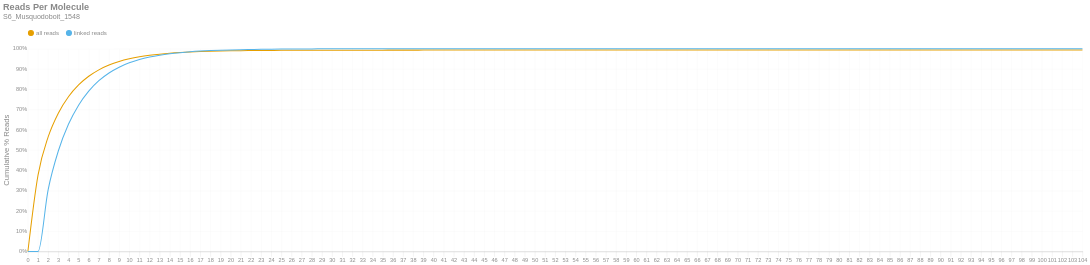

Here is the notebook cell this chart was saved with:
### Markdown cell above
### Reads per Molecule
This chart shows the cumulative distribution of the number of reads per linked molecule. That is, how many alignments are associated with a unique molecule. This excludes the number of reads associated with invalid or absent linked-read barcodes. The `linked` histogram is the percentages recalculated when disregarding singletons.

### Code cell
if SKIPLR:
    print_html(f"Skipped")
else:
    counts = np.bincount(valids['reads'].cast(pl.Int64).to_numpy())
    weighted = counts * np.arange(len(counts))
    all_perc = weighted / n_reads
    linked_perc = weighted / n_linked_reads
    linked_perc[1] = 0
    binned_df = pl.DataFrame({
        'readsper': list(range(len(counts))),
        'all reads (cumsum)': np.cumsum(all_perc).tolist(),
        'linked reads (cumsum)': np.cumsum(linked_perc).tolist(),
    })

    with SafeRender(binned_df):
        (
            density_plot(binned_df, 'Reads Per Molecule', samplename, 'readspmol')
            .encode(
                x=alt.X('readsper:O', title=None).axis(labelAngle=0).scale(padding=0),
                y=alt.Y('value:Q', title='Cumulative % Reads').axis(format='%').stack(False),
                color=alt.Color("key:N").scale(domain=["all reads", "linked reads"]),
                tooltip=[
                    alt.Tooltip("key:N", title="Data Type"),
                    alt.Tooltip("readsper:O", title="Reads Per Molecule"),
                    alt.Tooltip("value:Q", format=".2%", title="% Reads (Cum.)")
                ]            
            )
        ).display()

### Figure 1 — Vega-Lite specification as saved in the notebook (floating-point values rounded to 4 significant figures)
{"width": "container", "height": 400, "config": {"title": {"anchor": "start", "dy": -15, "fontSize": 18, "color": "#888888", "subtitleColor": "#888888", "subtitleFontSize": 14}, "arc": {"fill": "#0072B2"}, "axis": {"domainColor": "#888888", "domainWidth": 0.5, "gridWidth": 0.2, "grid": false, "titleFontWeight": 400, "titleFontSize": 15, "labelFontSize": 11, "labelColor": "#888888", "tickColor": "#888888", "tickWidth": 0.2, "titleColor": "#888888"}, "axisBand": {"grid": false}, "axisX": {"grid": true, "tickSize": 10, "domainCap": "round"}, "axisY": {"domain": false, "grid": true, "tickSize": 0, "domainCap": "round"}, "background": "transparent", "header": {"labelFontSize": 15, "labelColor": "#888888", "titleFontSize": 15, "titleFontWeight": 600, "titleColor": "#888888"}, "legend": {"labelFont": "sans-serif", "labelFontSize": 12, "labelColor": "#888888", "symbolSize": 100, "symbolType": "circle", "titleFontSize": 12, "titlePadding": 10, "titleColor": "#888888", "title": null, "orient": "top"}, "range": {"category": ["#E69F00", "#56B4E9", "#009E73", "#F0E442", "#0072B2", "#D55E00", "#CC79A7", "#000000"], "diverging": ["#cfe8f3", "#a2d4ec", "#73bfe2", "#46abdb", "#1696d2", "#12719e"]}, "area": {"fill": "#0072B2", "fillOpacity": 0.7, "line": true, "strokeOpacity": 0.7}, "line": {"color": "#0072B2", "stroke": "#0072B2", "strokeWidth": 2}, "trail": {"color": "#0072B2", "stroke": "#0072B2", "strokeWidth": 0, "size": 1}, "point": {"filled": true, "fillOpacity": 1.0, "size": 95}, "text": {"color": "#888888", "fontSize": 11, "align": "right", "fontWeight": 400, "size": 11}, "bar": {"fill": "#0072B2", "stroke": null}, "view": {"stroke": null, "continuousWidth": 660, "continuousHeight": 400}}, "data": {"name": "data-6ca6f7140d498a41d10f3d91fdf8d474"}, "mark": {"type": "line", "interpolate": "monotone", "point": {"opacity": 0, "size": 275}}, "encoding": {"color": {"field": "key", "scale": {"domain": ["all reads", "linked reads"]}, "type": "nominal"}, "tooltip": [{"field": "key", "title": "Data Type", "type": "nominal"}, {"field": "readsper", "title": "Reads Per Molecule", "type": "ordinal"}, {"field": "value", "format": ".2%", "title": "% Reads (Cum.)", "type": "quantitative"}], "x": {"axis": {"labelAngle": 0}, "field": "readsper", "scale": {"padding": 0}, "title": null, "type": "ordinal"}, "y": {"axis": {"format": "%"}, "field": "value", "stack": false, "title": "Cumulative % Reads", "type": "quantitative"}}, "params": [{"name": "param_c36ac31b6afebe62", "select": {"type": "point", "fields": ["key"]}, "bind": "legend"}], "title": {"text": "Reads Per Molecule", "subtitle": "S6_Musquodoboit_1548"}, "transform": [{"fold": ["all reads (cumsum)", "linked reads (cumsum)"]}, {"calculate": "replace(datum.key, ' (cumsum)', '')", "as": "key"}, {"filter": {"param": "param_c36ac31b6afebe62"}}], "usermeta": {"embedOptions": {"downloadFileName": "S6_Musquodoboit_1548.readspmol"}}, "$schema": "https://vega.github.io/schema/vega-lite/v6.1.0.json", "datasets": {"data-6ca6f7140d498a41d10f3d91fdf8d474": [{"readsper": 0, "all reads (cumsum)": 0.0, "linked reads (cumsum)": 0.0}, {"readsper": 1, "all reads (cumsum)": 0.3767, "linked reads (cumsum)": 0.0}, {"readsper": 2, "all reads (cumsum)": 0.5649, "linked reads (cumsum)": 0.3053}, {"readsper": 3, "all reads (cumsum)": 0.682, "linked reads (cumsum)": 0.4955}, {"readsper": 4, "all reads (cumsum)": 0.7631, "linked reads (cumsum)": 0.627}, {"readsper": 5, "all reads (cumsum)": 0.8213, "linked reads (cumsum)": 0.7215}, {"readsper": 6, "all reads (cumsum)": 0.864, "linked reads (cumsum)": 0.7908}, {"readsper": 7, "all reads (cumsum)": 0.8956, "linked reads (cumsum)": 0.8421}, {"readsper": 8, "all reads (cumsum)": 0.9191, "linked reads (cumsum)": 0.8801}, {"readsper": 9, "all reads (cumsum)": 0.9367, "linked reads (cumsum)": 0.9086}, {"readsper": 10, "all reads (cumsum)": 0.9499, "linked reads (cumsum)": 0.9301}, {"readsper": 11, "all reads (cumsum)": 0.9599, "linked reads (cumsum)": 0.9464}, {"readsper": 12, "all reads (cumsum)": 0.9674, "linked reads (cumsum)": 0.9585}, {"readsper": 13, "all reads (cumsum)": 0.9731, "linked reads (cumsum)": 0.9677}, {"readsper": 14, "all reads (cumsum)": 0.9774, "linked reads (cumsum)": 0.9747}, {"readsper": 15, "all reads (cumsum)": 0.9807, "linked reads (cumsum)": 0.9802}, {"readsper": 16, "all reads (cumsum)": 0.9835, "linked reads (cumsum)": 0.9846}, {"readsper": 17, "all reads (cumsum)": 0.9855, "linked reads (cumsum)": 0.988}, {"readsper": 18, "all reads (cumsum)": 0.9871, "linked reads (cumsum)": 0.9904}, {"readsper": 19, "all reads (cumsum)": 0.9883, "linked reads (cumsum)": 0.9924}, {"readsper": 20, "all reads (cumsum)": 0.9893, "linked reads (cumsum)": 0.994}, {"readsper": 21, "all reads (cumsum)": 0.99, "linked reads (cumsum)": 0.9952}, {"readsper": 22, "all reads (cumsum)": 0.9905, "linked reads (cumsum)": 0.9961}, {"readsper": 23, "all reads (cumsum)": 0.9911, "linked reads (cumsum)": 0.9969}, {"readsper": 24, "all reads (cumsum)": 0.9914, "linked reads (cumsum)": 0.9975}, {"readsper": 25, "all reads (cumsum)": 0.9917, "linked reads (cumsum)": 0.9979}, {"readsper": 26, "all reads (cumsum)": 0.9919, "linked reads (cumsum)": 0.9983}, {"readsper": 27, "all reads (cumsum)": 0.9921, "linked reads (cumsum)": 0.9986}, {"readsper": 28, "all reads (cumsum)": 0.9923, "linked reads (cumsum)": 0.999}, {"readsper": 29, "all reads (cumsum)": 0.9924, "linked reads (cumsum)": 0.9991}, {"readsper": 30, "all reads (cumsum)": 0.9925, "linked reads (cumsum)": 0.9992}, {"readsper": 31, "all reads (cumsum)": 0.9926, "linked reads (cumsum)": 0.9994}, {"readsper": 32, "all reads (cumsum)": 0.9926, "linked reads (cumsum)": 0.9994}, {"readsper": 33, "all reads (cumsum)": 0.9927, "linked reads (cumsum)": 0.9996}, {"readsper": 34, "all reads (cumsum)": 0.9928, "linked reads (cumsum)": 0.9997}, {"readsper": 35, "all reads (cumsum)": 0.9928, "linked reads (cumsum)": 0.9997}, {"readsper": 36, "all reads (cumsum)": 0.9928, "linked reads (cumsum)": 0.9998}, {"readsper": 37, "all reads (cumsum)": 0.9928, "linked reads (cumsum)": 0.9998}, {"readsper": 38, "all reads (cumsum)": 0.9929, "linked reads (cumsum)": 0.9998}, {"readsper": 39, "all reads (cumsum)": 0.9929, "linked reads (cumsum)": 0.9999}, {"readsper": 40, "all reads (cumsum)": 0.9929, "linked reads (cumsum)": 0.9999}, {"readsper": 41, "all reads (cumsum)": 0.9929, "linked reads (cumsum)": 0.9999}, {"readsper": 42, "all reads (cumsum)": 0.9929, "linked reads (cumsum)": 0.9999}, {"readsper": 43, "all reads (cumsum)": 0.9929, "linked reads (cumsum)": 0.9999}, {"readsper": 44, "all reads (cumsum)": 0.9929, "linked reads (cumsum)": 0.9999}, {"readsper": 45, "all reads (cumsum)": 0.9929, "linked reads (cumsum)": 0.9999}, {"readsper": 46, "all reads (cumsum)": 0.9929, "linked reads (cumsum)": 0.9999}, {"readsper": 47, "all reads (cumsum)": 0.9929, "linked reads (cumsum)": 0.9999}, {"readsper": 48, "all reads (cumsum)": 0.9929, "linked reads (cumsum)": 0.9999}, {"readsper": 49, "all reads (cumsum)": 0.9929, "linked reads (cumsum)": 0.9999}, {"readsper": 50, "all reads (cumsum)": 0.9929, "linked reads (cumsum)": 0.9999}, {"readsper": 51, "all reads (cumsum)": 0.9929, "linked reads (cumsum)": 1.0}, {"readsper": 52, "all reads (cumsum)": 0.9929, "linked reads (cumsum)": 1.0}, {"readsper": 53, "all reads (cumsum)": 0.9929, "linked reads (cumsum)": 1.0}, {"readsper": 54, "all reads (cumsum)": 0.9929, "linked reads (cumsum)": 1.0}, {"readsper": 55, "all reads (cumsum)": 0.9929, "linked reads (cumsum)": 1.0}, {"readsper": 56, "all reads (cumsum)": 0.9929, "linked reads (cumsum)": 1.0}, {"readsper": 57, "all reads (cumsum)": 0.9929, "linked reads (cumsum)": 1.0}, {"readsper": 58, "all reads (cumsum)": 0.9929, "linked reads (cumsum)": 1.0}, {"readsper": 59, "all reads (cumsum)": 0.9929, "linked reads (cumsum)": 1.0}, {"readsper": 60, "all reads (cumsum)": 0.9929, "linked reads (cumsum)": 1.0}, {"readsper": 61, "all reads (cumsum)": 0.9929, "linked reads (cumsum)": 1.0}, {"readsper": 62, "all reads (cumsum)": 0.9929, "linked reads (cumsum)": 1.0}, {"readsper": 63, "all reads (cumsum)": 0.9929, "linked reads (cumsum)": 1.0}, {"readsper": 64, "all reads (cumsum)": 0.9929, "linked reads (cumsum)": 1.0}, {"readsper": 65, "all reads (cumsum)": 0.9929, "linked reads (cumsum)": 1.0}, {"readsper": 66, "all reads (cumsum)": 0.9929, "linked reads (cumsum)": 1.0}, {"readsper": 67, "all reads (cumsum)": 0.9929, "linked reads (cumsum)": 1.0}, {"readsper": 68, "all reads (cumsum)": 0.9929, "linked reads (cumsum)": 1.0}, {"readsper": 69, "all reads (cumsum)": 0.9929, "linked reads (cumsum)": 1.0}, {"readsper": 70, "all reads (cumsum)": 0.9929, "linked reads (cumsum)": 1.0}, {"readsper": 71, "all reads (cumsum)": 0.9929, "linked reads (cumsum)": 1.0}, {"readsper": 72, "all reads (cumsum)": 0.9929, "linked reads (cumsum)": 1.0}, {"readsper": 73, "all reads (cumsum)": 0.9929, "linked reads (cumsum)": 1.0}, {"readsper": 74, "all reads (cumsum)": 0.9929, "linked reads (cumsum)": 1.0}, {"readsper": 75, "all reads (cumsum)": 0.9929, "linked reads (cumsum)": 1.0}, {"readsper": 76, "all reads (cumsum)": 0.9929, "linked reads (cumsum)": 1.0}, {"readsper": 77, "all reads (cumsum)": 0.9929, "linked reads (cumsum)": 1.0}, {"readsper": 78, "all reads (cumsum)": 0.9929, "linked reads (cumsum)": 1.0}, {"readsper": 79, "all reads (cumsum)": 0.9929, "linked reads (cumsum)": 1.0}, {"readsper": 80, "all reads (cumsum)": 0.9929, "linked reads (cumsum)": 1.0}, {"readsper": 81, "all reads (cumsum)": 0.9929, "linked reads (cumsum)": 1.0}, {"readsper": 82, "all reads (cumsum)": 0.9929, "linked reads (cumsum)": 1.0}, {"readsper": 83, "all reads (cumsum)": 0.9929, "linked reads (cumsum)": 1.0}, {"readsper": 84, "all reads (cumsum)": 0.9929, "linked reads (cumsum)": 1.0}, {"readsper": 85, "all reads (cumsum)": 0.9929, "linked reads (cumsum)": 1.0}, {"readsper": 86, "all reads (cumsum)": 0.9929, "linked reads (cumsum)": 1.0}, {"readsper": 87, "all reads (cumsum)": 0.9929, "linked reads (cumsum)": 1.0}, {"readsper": 88, "all reads (cumsum)": 0.9929, "linked reads (cumsum)": 1.0}, {"readsper": 89, "all reads (cumsum)": 0.9929, "linked reads (cumsum)": 1.0}, {"readsper": 90, "all reads (cumsum)": 0.9929, "linked reads (cumsum)": 1.0}, {"readsper": 91, "all reads (cumsum)": 0.9929, "linked reads (cumsum)": 1.0}, {"readsper": 92, "all reads (cumsum)": 0.9929, "linked reads (cumsum)": 1.0}, {"readsper": 93, "all reads (cumsum)": 0.9929, "linked reads (cumsum)": 1.0}, {"readsper": 94, "all reads (cumsum)": 0.9929, "linked reads (cumsum)": 1.0}, {"readsper": 95, "all reads (cumsum)": 0.9929, "linked reads (cumsum)": 1.0}, {"readsper": 96, "all reads (cumsum)": 0.9929, "linked reads (cumsum)": 1.0}, {"readsper": 97, "all reads (cumsum)": 0.9929, "linked reads (cumsum)": 1.0}, {"readsper": 98, "all reads (cumsum)": 0.9929, "linked reads (cumsum)": 1.0}, {"readsper": 99, "all reads (cumsum)": 0.9929, "linked reads (cumsum)": 1.0}, {"readsper": 100, "all reads (cumsum)": 0.9929, "linked reads (cumsum)": 1.0}, {"readsper": 101, "all reads (cumsum)": 0.9929, "linked reads (cumsum)": 1.0}, {"readsper": 102, "all reads (cumsum)": 0.9929, "linked reads (cumsum)": 1.0}, {"readsper": 103, "all reads (cumsum)": 0.9929, "linked reads (cumsum)": 1.0}, {"readsper": 104, "all reads (cumsum)": 0.993, "linked reads (cumsum)": 1.0}]}}
